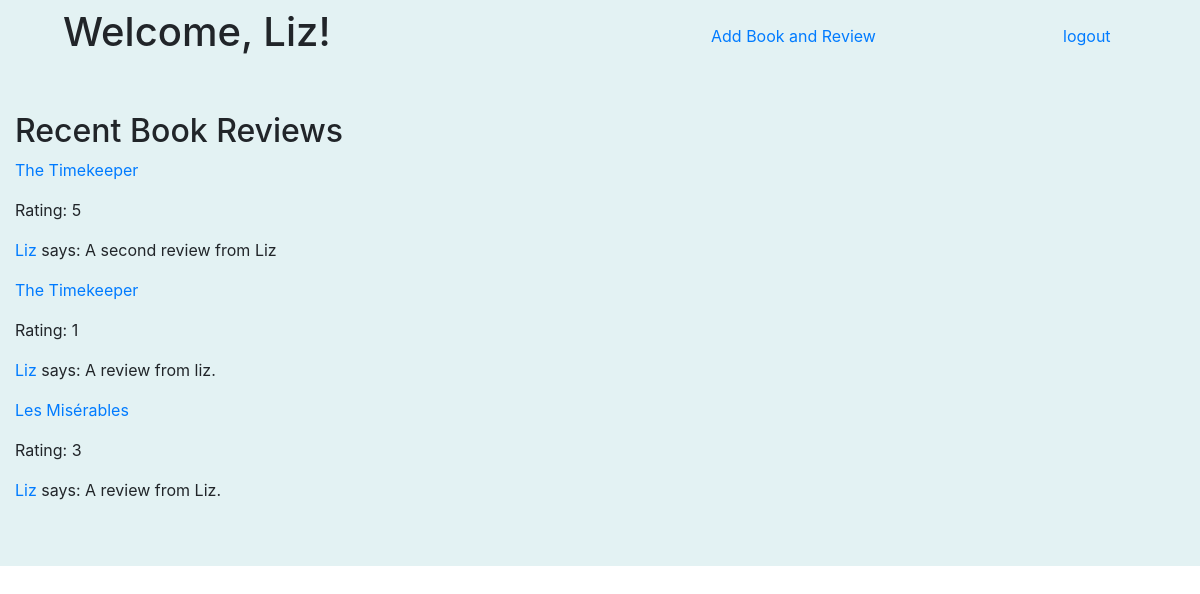
Page /books/ (signed in) on the committed database.
### login_app/models.py (models this page shows)
class User(models.Model):
    name= models.CharField(max_length=50)
    alias= models.CharField(max_length=50)
    birthday= models.DateTimeField()
    email= models.CharField(max_length=100, unique=True)
    password= models.CharField(max_length=60)
    created_at= models.DateTimeField(auto_now_add=True)
    updated_at= models.DateTimeField(auto_now=True)
    objects = UserManager()

### dojo_app/models.py (models this page shows)
class Review(models.Model):
    review= models.TextField()
    rating= models.IntegerField()
    user= models.ForeignKey('login_app.User', related_name="reviews", on_delete=models.CASCADE)
    book= models.ForeignKey(Book, related_name="reviews", on_delete=models.CASCADE)
    created_at = models.DateTimeField(auto_now_add=True)
    updated_at = models.DateTimeField(auto_now=True)

class Book(models.Model):
    title= models.CharField(max_length=255)
    user= models.ForeignKey('login_app.User', related_name="books", on_delete=models.CASCADE)
    author= models.ForeignKey(Author, related_name="books", on_delete=models.CASCADE)
    created_at = models.DateTimeField(auto_now_add=True)
    updated_at = models.DateTimeField(auto_now=True)

### dojo_app/views.py (the view)
# urls.py: path('', views.index),
def index(request):
    if 'user_id' not in request.session:
        return redirect('/')
    context={
        'user': User.objects.get(id = request.session['user_id']),
        'latest': Review.objects.all().order_by("-created_at")[:3],
    }
    return render(request, 'dojo.html', context)

### dojo_app/templates/dojo.html (shortened to what this page needs)
<!DOCTYPE html>
<html lang="en">
    <head>
        <link href="https://cdn.jsdelivr.net/npm/bootstrap@5.0.1/dist/css/bootstrap.min.css" rel="stylesheet">
        <link rel="stylesheet" href="https://stackpath.bootstrapcdn.com/bootstrap/4.5.2/css/bootstrap.min.css">
    </head>
    <body>
        <div class="container-fluid pb-5" style="background-color: rgb(227, 242, 243)">
            <div class="row mb-5">
                <div class="col-6 ml-5">
                <h1 class="my-2">Welcome, {{request.session.alias}}!</h1>
                </div>
                <div class="col-4 d-flex">
                    <a class=" float-right mt-4 ml-5" href="/books/add">Add Book and Review</a>
                    </div>
                <div class="col-1 d-flex">
                <a class=" mt-4" href="/">logout</a>
                </div>
            </div>
            <div class="row">
                <div class="col">
                    <h2>Recent Book Reviews</h2>
                    {% for review in latest %}
                        <div>
                            <p><a href="/books/{{review.book.id}}">{{review.book.title}}</a></p>
                            <p>Rating: {{review.rating}}</p>
                            <p><a href="/books/users/{{review.user.id}}">{{review.user.alias}}</a> says: {{review.review}}</p>
                        </div>
                    {% endfor %}
                </div>
                <div class="col">
                </div>
            </div>
        </div>
    </body>
</html>

### rows in the picture
User: session.alias "Liz"
Review: book "The Timekeeper", rating "5", user.alias "Liz", review "A second review from Liz"
Review: book "The Timekeeper", rating "1", user.alias "Liz", review "A review from liz."
Review: book "Les Misérables", rating "3", user.alias "Liz", review "A review from Liz."
